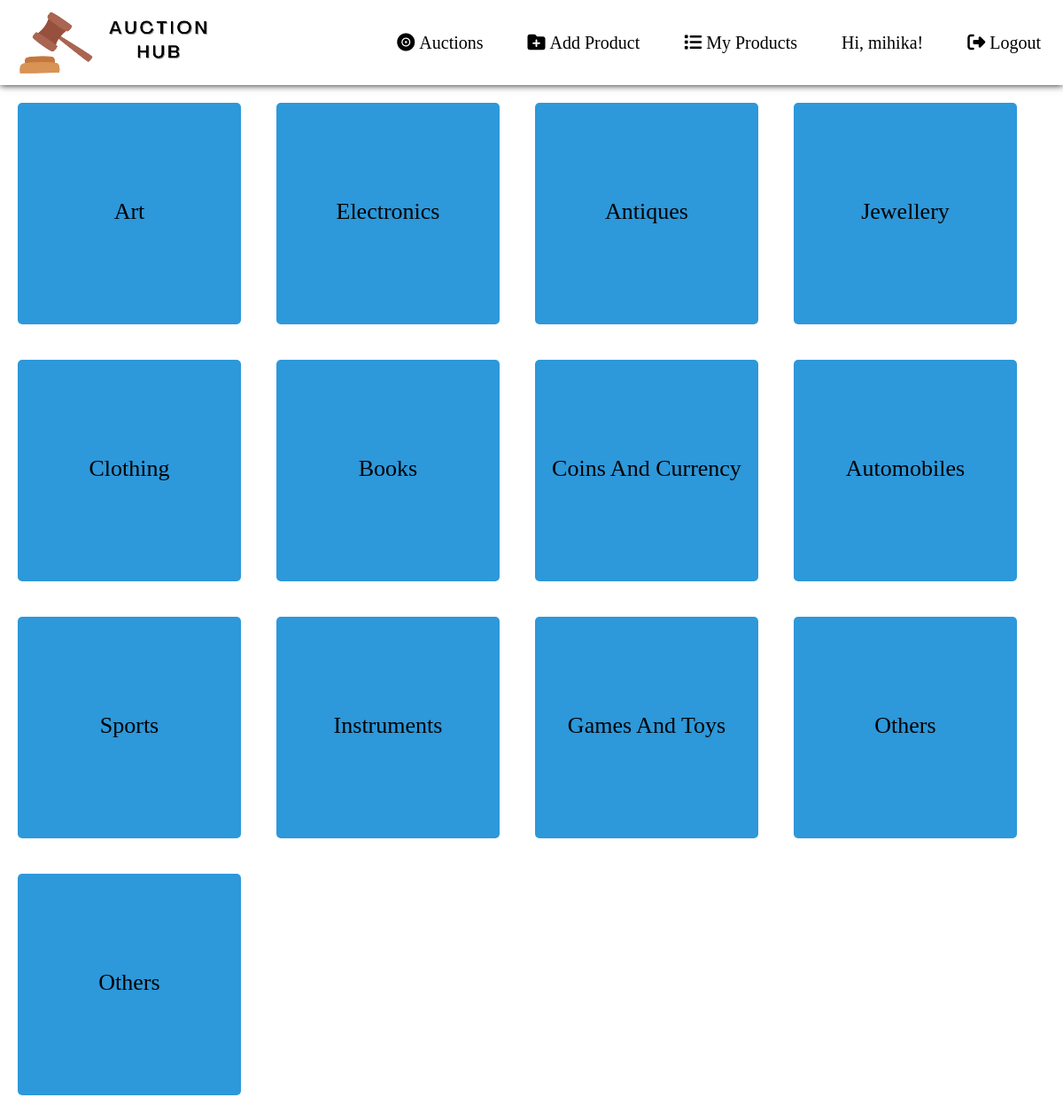
The page /categories (signed in) on the database its author committed.
### AuctionHub/models.py (models this page shows, shortened)
class User(AbstractUser):
    watchlist = models.ManyToManyField(
        'AuctionListing', blank=True, related_name="userWatchlist")

class Category(models.Model):
    name = models.CharField(max_length=32)

### AuctionHub/views.py (the view, shortened to what this page needs)
# urls.py: path("categories", views.categories, name="categories"),
@login_required
def categories(request):
    return render(request, "AuctionHub/categories.html", {
        'categories': Category.objects.all()
    })

### AuctionHub/templates/AuctionHub/categories.html (shortened to what this page needs)
{% extends 'AuctionHub/base.html' %}
{% load static %}
{% block pgcss %}
    <link rel="stylesheet" href="{% static 'css/categories.css' %}">
    <link href="https://cdn.jsdelivr.net/npm/bootstrap@5.1.0/dist/css/bootstrap.min.css" rel="stylesheet">
{% endblock pgcss %}
{% block content %}
{% for category in categories %}
<div class="column-4 project">
    <a href="{% url 'filter' category.name %}">
        <div class="grid-item">
            {{ category.name|title }}
        </div>
    </a>
</div>
{% endfor %}
{% endblock %}

### AuctionHub/templates/AuctionHub/base.html (shortened to what this page needs)
{% load static %}
<!DOCTYPE html>
<html lang="en">
<head>
    <link rel="stylesheet" href="{% static 'css/navbar.css' %}">
    <link href="https://cdn.jsdelivr.net/npm/bootstrap@5.0.2/dist/css/bootstrap.min.css" rel="stylesheet">
    {% block pgcss %}
    {% endblock pgcss %}
</head>
<body>
    <nav class="navbar">
        <div>
            <a style="text-decoration: none;" href="{% url 'userpage' %}"><img src="{% static 'images/auction hub.png' %}" alt="" class="logo"></a>
        </div>
        <ul class="links-container">
            <li><a style="text-decoration: none;" href="{% url 'categories' %}"><i class="fas fa-record-vinyl"></i>Auctions</a></li>
            {% if user.is_authenticated %}
            <li class="nav-item">
                <a  href="{% url 'add_product' %}"><i class="fa fa-folder-plus"></i>Add Product</a>
            </li>
            <li class="nav-item">
                <a  href="{% url 'mybids' %}"><i class="fas fa-list"></i>My Products</a>
            </li>
            <li >
                <a  href="#">
                    {% if user.is_authenticated %}
                    Hi, {{ user.username }}!
                    {% else %}
                    Not signed in.
                    {% endif %}
            {% endif %}
                </a>
            </li>
            <li><a style="text-decoration: none;" href="{% url 'logout' %}"><i class="fas fa-sign-out-alt"></i>Logout</a></li>
        </ul>
    </nav>
    {% block content %}
    {% endblock %}
</body>
</html>

### AuctionHub/static/css/navbar.css (style rules this page uses)
* { margin: 0px; padding: 0px; font-family: verdana; }
a { color: #000000; text-decoration: none; }
.navbar li { list-style: none; margin: 5px; font-size: 20px; color: black; padding: 8px 20px; border-radius: 20px; transition: all ease-in-out 250ms; }
.navbar { display: flex; justify-content: space-between; align-items: center; box-shadow: 0px 0px 8px #111; }
.logo { width: 220px; height: 80px; margin-left: 20px; }
.links-container a { color: inherit; text-decoration: none; }
.links-container { display: flex; align-items: center; padding: 0; margin: 0; }
i { margin-right: 5px; }

### AuctionHub/static/css/categories.css (style rules this page uses)
.column-4 { float: left; width: 21%; padding: 10px; margin:20px; height: 250px; }
.project { background: #2d98da; border-radius: 5px; }
.project a { text-decoration: none; color: #000; font-family: verdana; font-size: 26px }
.grid-item { text-align: center; margin-top: 40%; }

### rows shown on the page
User: username "mihika"
Category: name "Art"
Category: name "Electronics"
Category: name "Antiques"
Category: name "Jewellery"
Category: name "Clothing"
Category: name "Books"
Category: name "Coins And Currency"
Category: name "Automobiles"
Category: name "Sports"
Category: name "Instruments"
Category: name "Games And Toys"
Category: name "Others"
Category: name "Others"
